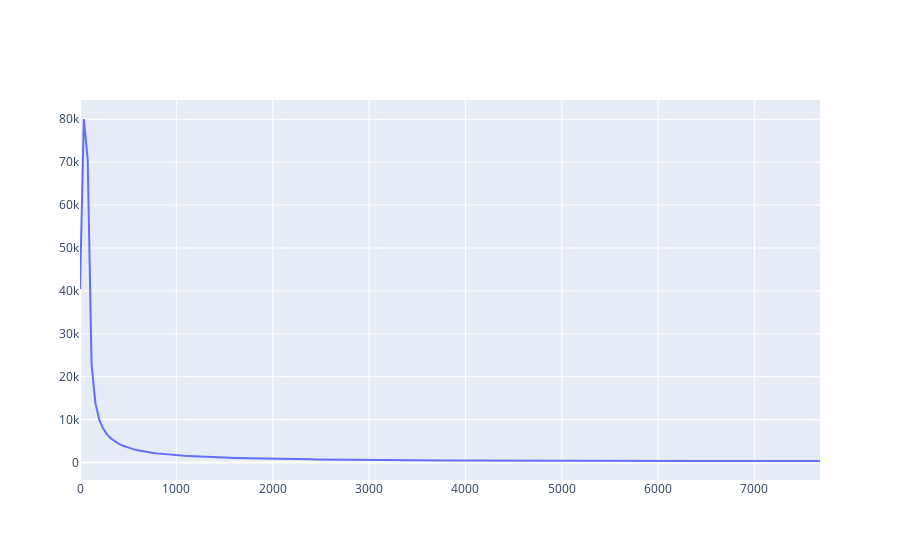

Here is the notebook cell this chart was saved with:
### Code cell
yf = rfft(data)
xf = rfftfreq(data.shape[0], 1 / 15360)

fig = go.Figure(data=go.Scatter(x=xf, y=np.abs(yf)))
fig.show()

### Figure 1 — Plotly figure (JSON) as saved in the notebook; plotly's stock layout.template omitted (floating-point values rounded to 4 significant figures; data arrays with more than 128 entries replaced by an {"elided": "..."} marker saying what was removed)
{"data": [{"type": "scatter", "x": {"elided": "193 int values"}, "y": {"elided": "193 float values"}}], "layout": {}}
